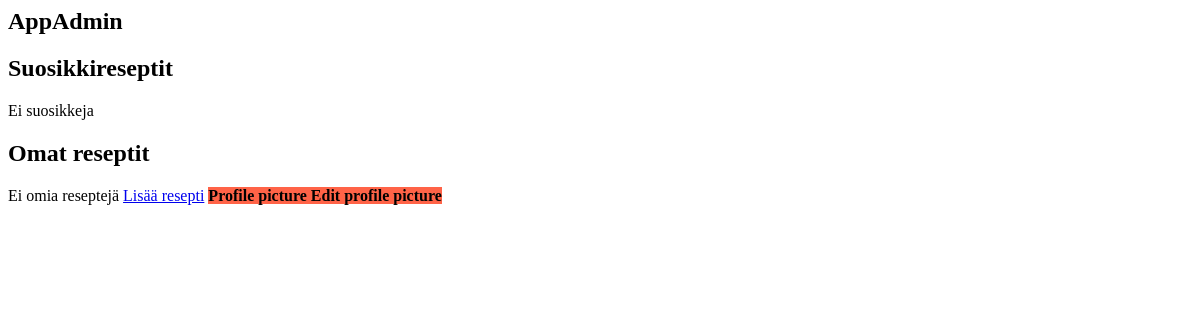
The page /user/ (signed in) on the database as committed earlier.
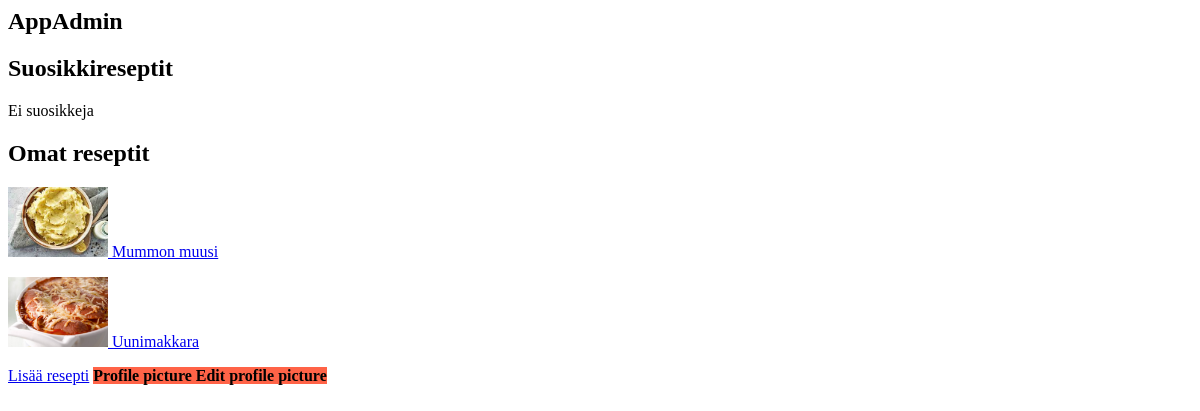
The same page on the database as committed later.
### recipe_app/models.py (models this page shows)
class Recipe(models.Model):
    owner = models.ForeignKey(User, on_delete=models.DO_NOTHING, related_name='recipes')
    title = models.CharField(max_length=100)
    instructions = models.TextField()
    portions = models.IntegerField()
    image = models.ImageField(upload_to='pics', null=True)
    favorited_by = models.ManyToManyField(User, related_name='favorites', blank=True)
    date_added = models.DateTimeField(auto_now_add=True, editable=False, null=True) #date_added and date_modified are read-only
    date_modified = models.DateTimeField(auto_now=True, editable=False) #and handled by the system

### recipe_app/views.py (the view)
# urls.py: path('user/', views.profile, name='profile'),
def profile(request):
    user = request.user
    favorites = user.favorites.all()
    form = RecipeForm()
    context = {'user': user, 'favorites': favorites}
    return render(request, 'recipe_app/profile.html')

### recipe_app/templates/recipe_app/profile.html
<h2>{{ user.username }}</h2>
<h2>Suosikkireseptit</h2>
{% for favorite in user.favorites.all %}
<p><a href="{% url 'recipe_app:recipe_detail' favorite.id %}">
    <img src="{{ favorite.image.url }}" alt="Kuva reseptistä" width="100" height="70">
    {{ favorite.title }}</a></p>
{% empty %}
Ei suosikkeja
{% endfor %}
<h2>Omat reseptit</h2>
{% for recipe in user.recipes.all %}
<p><a href="{% url 'recipe_app:recipe_detail' recipe.id %}">
    <img src="{{ recipe.image.url }}" alt="Kuva reseptistä" width="100" height="70">
    {{ recipe.title }}</a></p>
{% empty %}
Ei omia reseptejä
{% endfor %}
<a href={% url "recipe_app:new_recipe" %}>Lisää resepti</a>
<strong style="background-color:Tomato">
    Profile picture
    Edit profile picture
</strong>

Rows that differ between the two databases and show on the page:
added Recipe: image (picture), title "Mummon muusi"
added Recipe: image (picture), title "Uunimakkara"
Other text that changed with them:
text no longer shown: "Ei omia reseptejä"
